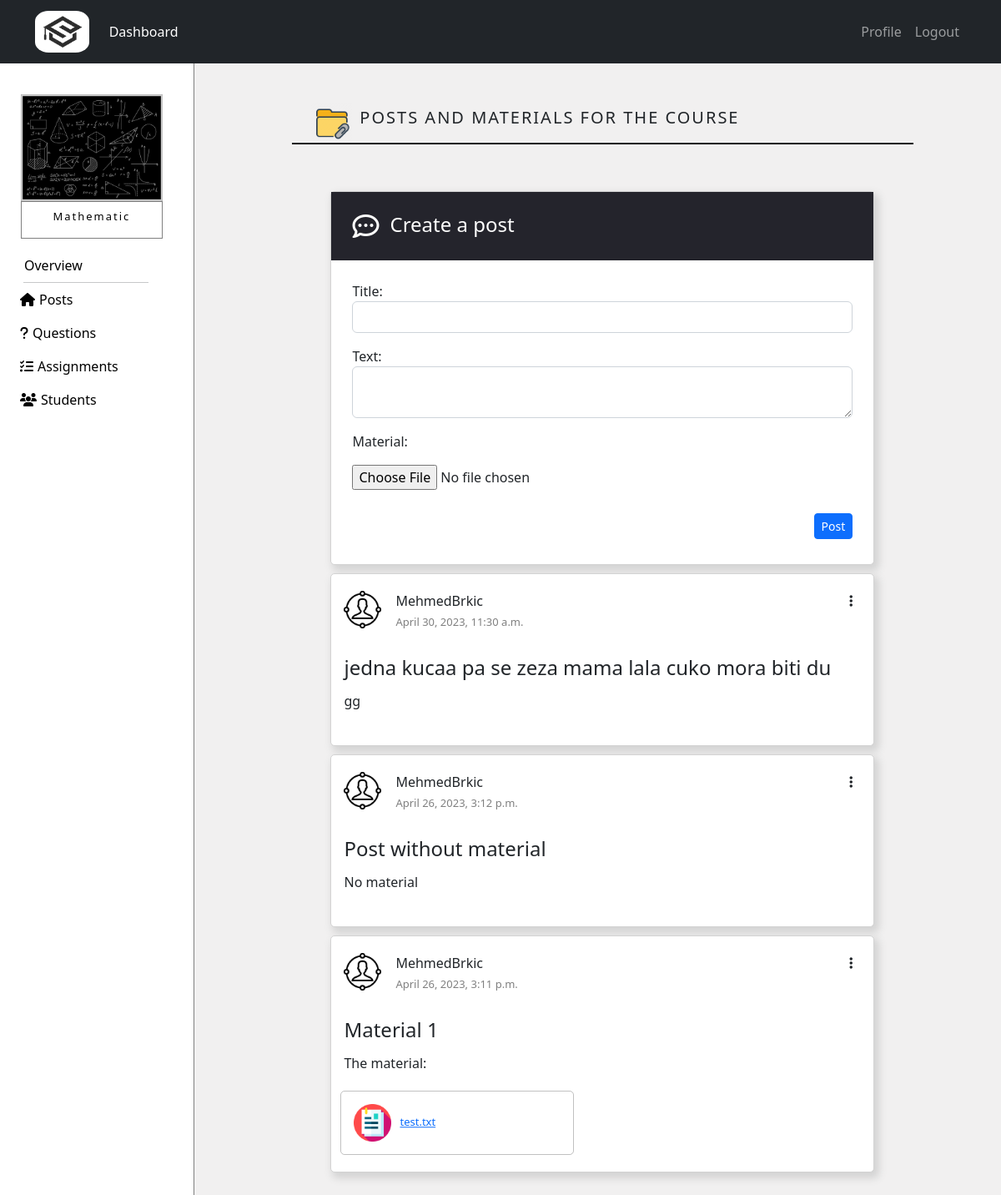
Before: /courses/tutor_course/10 (signed in) with the older database file.
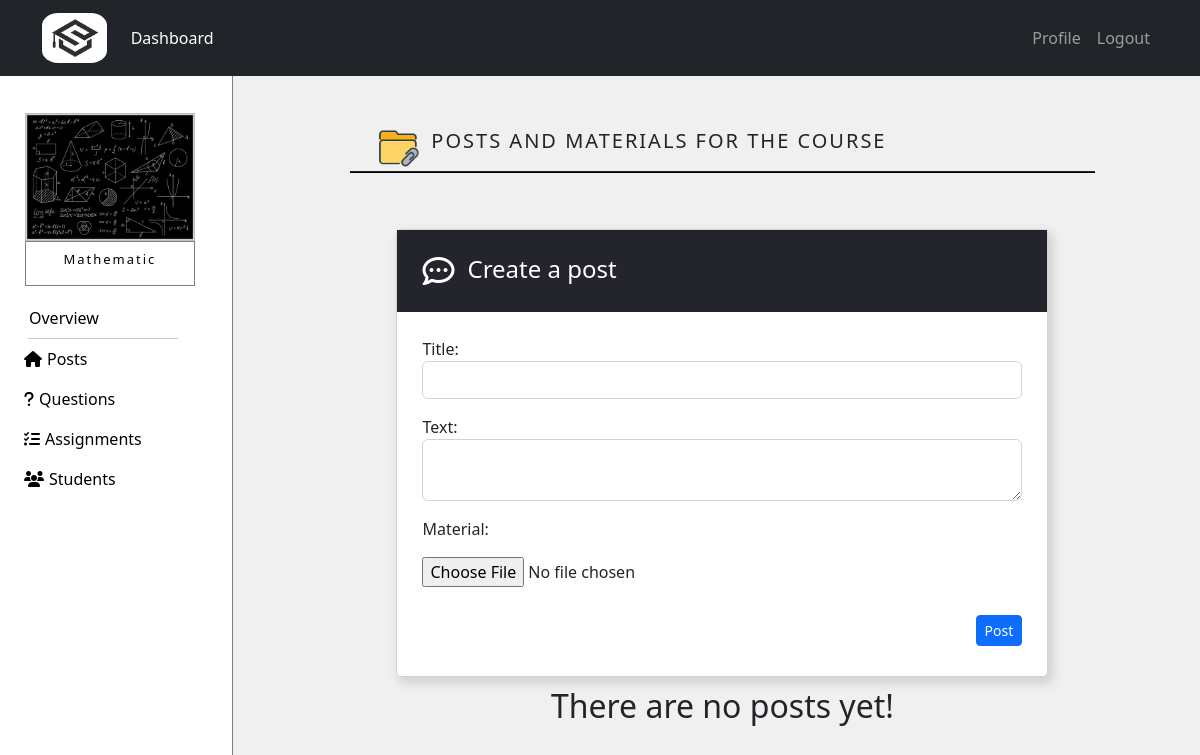
After: the same page with the newer database file.
### courses/models.py (models this page shows, shortened)
class Course(models.Model):
    name = models.CharField(max_length=50)
    summary = models.CharField(max_length=500)
    image = models.ImageField(upload_to="courses_images",default="courses_images/default.jpg",blank=True)
    overview = models.TextField(null=True,blank=True)
    max_students = models.IntegerField(default=100)
    student_number = models.IntegerField(default=0)

class Notice(models.Model):
    name = models.CharField(max_length=50)
    text = models.CharField(max_length=500,null=True,blank=True)
    created_at = models.DateTimeField(auto_now=True)
    tutor = models.ForeignKey(Tutor,related_name='tutor_upload',on_delete=models.CASCADE)
    course = models.ForeignKey(Course,related_name='course_notice',on_delete=models.CASCADE)
    class Meta:
        ordering = ['-created_at']

class Tutor(models.Model):
    user = models.OneToOneField(NewUser,on_delete=models.CASCADE,primary_key=True,related_name='Tutor')
    phone = models.IntegerField()
    course = models.ManyToManyField(Course,through="TutorCourse")

class NewUser(AbstractUser):
    is_student = models.BooleanField(default=False)
    is_tutor = models.BooleanField(default=False)

class Material(models.Model):
    notice = models.ForeignKey(Notice,related_name='material_notice',on_delete=models.CASCADE)
    material = models.FileField(upload_to='materials')
    @property
    def filename(self):
        return os.path.basename(self.material.name)

### courses/views.py (the view, shortened to what this page needs)
# urls.py: path('tutor_course/<int:course_id>',views.view_tutor_course,name='tutor_course'),
@login_required
def view_tutor_course(request,course_id,post_id=None):
   if is_enrolled(request.user, course_id) is False:
      return HttpResponse('<html><body><h2 style="font-weight: lighter">Your do not have access to view this page!</h2><body></html>')
   elif request.user.is_student:
      return HttpResponse('<html><body><h2 style="font-weight: lighter">Your do not have access to view this page!</h2><body></html>')
   course = get_object_or_404(Course,pk=course_id)
   notices = Notice.objects.filter(course=course)
   post_form = PostForm()
   material_form = MaterialForm()
   return render(request,"courses/course.html",{'course':course,'notices':notices,
                                  'post_form':post_form,'material_form':material_form})

### courses/forms.py
class PostForm(forms.ModelForm):
    name = forms.CharField(label='Title:', widget=forms.TextInput(attrs={'class':'form-control'}))
    text = forms.CharField(label='Text:', widget=forms.Textarea(attrs={ "rows":2,"cols":60,
                                                                        "class":"form-control",
                                                                        "id":"id_text2"}))
    class Meta():
        model = Notice
        fields = ['name','text']

class MaterialForm(forms.ModelForm):
    material = forms.FileField(required=False)
    class Meta():
        model = Material
        fields = ['material']

### courses/templatetags/tag.py (called while the page is built)
@register.simple_tag
def getMaterials(notice):
    materials = Material.objects.filter(notice=notice)
    return materials

### courses/views.py (called while the page is built)
def is_enrolled(user, course_id):
   course = get_object_or_404(Course,pk=course_id)
   if user.is_tutor:
      tutor_courses = TutorCourse.objects.filter(course=course,tutor=user.Tutor)
      return tutor_courses.exists()
   else:
      student_courses = StudentCourse.objects.filter(course=course,student=user.Student)
      return student_courses.exists()

### templates/courses/course.html (shortened to what this page needs)
{% extends 'courses/dashboard.html' %}
{% block content_courses %}
{% load static %}
{% if course %}
<div class="row no-gutters">
  <div id="left-gutter" class="col-sm-1 col-md-2 col-lg-2 no-gutters" style="width: 20%; height: 100vh; background-color: white; padding: 0; border-right: 1px solid gray;">
    <div class="card" style="width: 70%; margin-top: 15%;
                             margin-left: auto; margin-right: auto; border: none;">
      <img src="{{course.image.url}}" class="card-img-top" style="border-radius: 0%;" alt="Cover">
        <div class="card-body" style="border: 1px solid gray; padding: 10px 0px 10px 0px;">
          <h4 class="card-title courseDetails courseTitle"
              style="text-align: center; color: black; letter-spacing: 2px; font-weight: lighter;">{{course.name}}</h4>
        </div>
    </div>
    <div class="nav flex-column" style="margin-top: 5%; width: 100%;">
      <div id="miniMeni">
        <a class="nav-link hoverMeni" href="{% url 'overview' course_id=course.pk %}" style="color: black;">
          Overview
        </a>
        <hr id="line">
        {% if user.is_student %}
        <a class="nav-link hoverMeni" href="{% url 'course' course_id=course.pk %}" style="color: black;">
          <i class="fa-solid fa-house" style="margin-right: 5px;"></i>Posts
        </a>
        {% else %}
        <a class="nav-link hoverMeni" href="{% url 'tutor_course' course_id=course.pk %}" style="color: black;">
          <i class="fa-solid fa-house" style="margin-right: 5px;"></i>Posts
        </a>
        {% endif %}
        <a class="nav-link hoverMeni" href="{% url 'view_questions_tutor' course_id=course.pk %}" style="color: black;">
          <i class="fa-solid fa-question" style="margin-right: 5px;"></i>Questions
        </a>
        <a class="nav-link hoverMeni" href="{% url 'assignment_overview' course_id=course.pk %}" style="color: black;">
          <i class="fa-solid fa-list-check" style="margin-right: 5px;"></i>Assignments
        </a>
        {% if user.is_tutor %}
        <a class="nav-link hoverMeni" href="{% url 'view_students' course_id=course.pk %}" style="color: black;">
          <i class="fa-solid fa-users" style="margin-right: 5px;"></i>Students
        </a>
        {% endif %}
      </div>
    </div>
  </div>
  <div id="right-gutter" class="col-sm-11 col-md-10 col-lg-10 no-gutters">
    {% block courseContent%}
      {% include 'courses/posts.html' with notices=notices %}
    {% endblock %}
  </div>
</div>
{% endif %}
{% endblock %}

### templates/courses/dashboard.html (shortened to what this page needs)
<!DOCTYPE html>
{% load static %}
<html lang="en">
    <head>
        <link href="https://cdn.jsdelivr.net/npm/bootstrap@5.2.3/dist/css/bootstrap.min.css" rel="stylesheet">
        <link rel="stylesheet" href="https://cdnjs.cloudflare.com/ajax/libs/font-awesome/6.2.1/css/all.min.css">
        <link rel="stylesheet" href="{% static 'css/style.css' %}"/>
        <link rel="stylesheet" href="{% static 'css/login.css' %}"/>
    </head>
    <body id="page-top" style="background-color: rgb(241, 240, 240);">
        <nav class="navbar navbar-expand-lg navbar-dark bg-dark static-top">
            <div class="container">
              <a class="navbar-brand" href="{% url 'dashboard' %}">
                <img src="{% static 'img/logo.png' %}" style="border-radius: 25%;" alt="..." height="50px">
              </a>
              <div class="collapse navbar-collapse" id="navbarSupportedContent">
                <ul class="navbar-nav">
                    <li class="nav-item">
                      <a class="nav-link active" aria-current="page" href="{% url 'dashboard' %}">Dashboard</a>
                    </li>
                  </ul>
                <ul class="navbar-nav ms-auto">
                  <li class="nav-item">
                    <a class="nav-link" href="{% url 'profile' pk=user.pk %}">Profile</a>
                  </li>
                  {% if user.is_authenticated %}
                  <li class="nav-item">
                    <a class="nav-link" href="{% url 'logout' %}">Logout</a>
                  </li>
                  {% endif %}
                </ul>
              </div>
            </div>
        </nav>
        {% if user.is_authenticated %}
          {% block content_courses %}{% endblock %}
        {% endif %}
    </body>
</html>

### templates/courses/posts.html (shortened to what this page needs)
{% load static %}
<div id="posts" class="container" style="width: 100%;
height: fit-content; margin-top: 20px; margin-bottom: 20px;">
    <div style="margin-left: auto; margin-right: auto; width:75%; margin-top: 5%; position: relative;">
      <img class="col-sm-4 col-md-4 col-lg-4" src="{% static 'img/materials.png' %}"
           style="width:7%;">
      <div class="col-sm-8 col-md-8 col-lg-8 availableCourses">
        <h5 class="title">POSTS AND MATERIALS FOR THE COURSE</h5>
      </div>
    </div>
    <hr style="width: 80%; margin-left: auto; margin-right: auto; background-color: black;
               opacity: 1; margin-top: 0; margin-bottom: 6%; height: 2px;">
 {% if user.is_tutor %}
 <div class="containerWithBorder" style="min-width: 475px;">
   <div class="row" style="margin-bottom: 5px; height: fit-content;">
     <div class="form-outline w-100" style="position: relative;">
      <div style="background-color: #24242c;">
       <i class="fa-regular fa-comment-dots fa-2x" style="margin: 25px 8px 25px 25px; color: white;"></i>
       <h4 style="display: inline-block; position: absolute; top: 25px; margin-left: 5px; color: white;">Create a post</h4>
      </div>
       <form enctype="multipart/form-data" action="{% url 'tutor_course' course_id=course.pk%}" method="POST" style="margin: 25px;">
         <p> <label >{{ post_form.name.label_tag }}</label> <br>  {{ post_form.name }}</p>
         <p> <label >{{ post_form.text.label_tag }}</label> <br>  {{ post_form.text }}</p>
         <label>{{ material_form.material.label_tag }}</label> <br></p>
         <p>{{ material_form.material }}</p>
         <div class="float-end mt-2 pt-1">
           <button type="submit" class="btn btn-primary btn-sm" name="post_button" style="margin-bottom: 25px;">Post</button>
         </div>
       </form>
     </div>
   </div>
 </div>
 {% endif %}
  {% if notices %}
  {% for post in notices %}
  <div class="container containerWithBorder" style="padding: 15px; min-width: 475px;">
    <div class="row" style="margin-bottom: 5px; height: fit-content; position: relative;">
      <div style="width: auto; height: fit-content;">
        <img src="{% static 'img/tutor.png' %}" style="height: 45px; display: inline-block; position: relative; top: 5px">
      </div>
      <div style=" height: fit-content; padding: 0;width:auto;display:inline-block">
        <p style="margin: 5px; text-align: left;">{{ post.tutor.user.username}}<br>
        <span style="font-size: small; text-align: left; color: gray;">{{ post.created_at }}</span></p>
      </div>
      {% if user.is_tutor %}
        {% if user.username == post.tutor.user.username %}
        <div style="position: absolute; right:10px; top: 5px; width: auto;">
          <ul style="list-style-type: none;">
            <li class="nav-item dropdown">
              <a class="nav-link" href="#" role="button" data-bs-toggle="dropdown" aria-expanded="false">
                <i class="fa-solid fa-ellipsis-vertical"></i>
              </a>
            </li>
          </ul>
        </div>
        {% endif %}
        {% endif %}
      <div style="text-align: justify; margin-top: 25px; margin-bottom: 5px;">
        <h4>{{ post.name }}</h4>
      </div>
      <div style="height: fit-content;">
        <p class="breakText">{{ post.text }}</p>
      </div>
      {% load tag %}
      <div class="row" style="padding: 5px 5px 0px 5px;">
          {% getMaterials post as materials %}
          {% for material in materials %}
          <div class="cols-sm-10 col-md-10 col-lg-10"
              style="height: fit-content; position: relative; max-width: fit-content;
                padding: 5px; margin-left: 15px; min-width: 280px; border: 1px solid #8080807d; border-radius: 5px;">
            <div style="height: fit-content; border-radius: 5px; display: inline-block; margin: 10px;">
              <img src="{% static 'img/attachment.png' %}" style="height: 45px;">
            </div>
            <a href="{{ material.material.url }}" class="verticalCenter" style="font-size:small">{{ material.filename }}</a>
          </div>
          {% endfor %}
      </div>
    </div>
  </div>
  {% endfor %}
  <div style="height: 100px; width: 100%;"></div>
  {% else %}
  <h2 style="text-align: center;">There are no posts yet!</h2>
  {% endif %}
</div>

### static/css/style.css (style rules this page uses)
html { scroll-behavior: smooth; }
*, *:before, *:after { box-sizing: border-box; }
body { margin: 0; padding: 0; }

### static/css/login.css (style rules this page uses)
.availableCourses { position:absolute; bottom: 10px; display: inline-block; }
.title { margin-left: 2%; letter-spacing: 2px; }
.courseDetails { opacity: 0.99; color: white; }
.containerWithBorder { margin-left: auto; margin-right: auto; width: 70%; border: 1px solid lightgray; margin-bottom: 10px; border-radius: 5px; box-shadow: 4px 5px 10px 2px lightgray; background-color: white; }

### templates/courses/course.html (style rules this page uses)
@media screen and (min-width: 1000px) { body { overflow-x: hidden; overflow-y: hidden; } }
#miniMeni { margin-left: 50px; }
#line { width: 200px; margin-left: 10px; margin-right: auto; margin-top: 0px; margin-bottom: 0px; }
#right-gutter { width: 80%; height: 100vh; overflow: scroll; }
@media screen and (min-width: 900px) and (max-width: 1400px) { #miniMeni { margin-left: 20px; } }
@media screen and (min-width: 900px) and (max-width: 1400px) { #line { width: 150px; margin-left: 20px; } }
@media screen and (min-width: 900px) and (max-width: 1400px) { .courseTitle { font-size: small; } }

Changed rows visible on the page:
removed Notice: tutor.user.username "MehmedBrkic", created_at "April 30, 2023, 11:30 a.m.", name "jedna kucaa pa se zeza mama lala cuko mora biti du", text "gg"
removed Notice: tutor.user.username "MehmedBrkic", created_at "April 26, 2023, 3:12 p.m.", name "Post without material", text "No material"
removed Notice: tutor.user.username "MehmedBrkic", created_at "April 26, 2023, 3:11 p.m.", name "Material 1", text "The material:"
removed Material: filename "test.txt"
Other visible differences:
text now shown: "There are no posts yet!"
